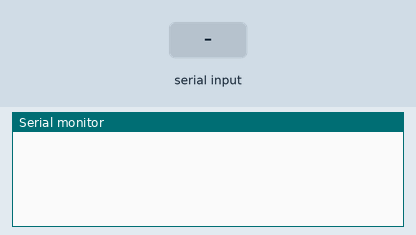
Recording of a sketch running on a simulated Arduino Uno, built with avr-gcc and run on an emulated ATmega328P. Shown: the last lines printed to the serial monitor. The test bench sets the inputs (shaded band).

Above: at 1.8 s.
1.9 s: "90,45\n" received over the second serial link
At 3.0 s:
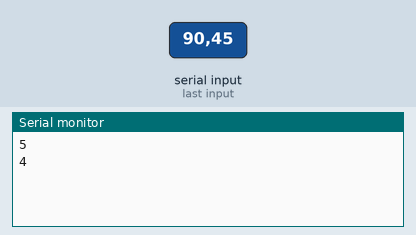
3.5 s: "30,150\n" received over the second serial link
At 4.1 s:
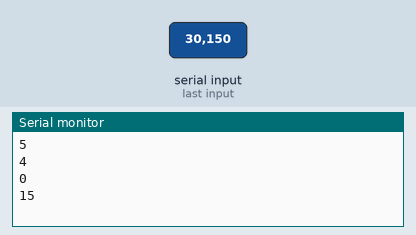
Timing chart, 0 to 6.5 s (numbered marks = the images above; inputs shaded):
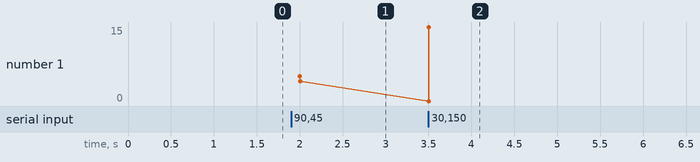

Measured:
- after the input at 1.9 s, the serial monitor: prints a new line after 0.10 s (image 1)
- after the input at 3.5 s, the serial monitor: prints a new line at once (image 2)
- plotted number 1: 4 → 15 after the input at 3.5 s

The sketch:

uno_coonect_nodemcu.ino
```cpp
#include <SoftwareSerial.h>
SoftwareSerial ArduinoUno(3,2);
int val;

void setup(){

  Serial.begin(9600);
  ArduinoUno.begin(4800);


}

void loop(){

  while(ArduinoUno.available()>0){
   val = ArduinoUno.parseInt();
  if(ArduinoUno.read()== '\n'){
   int val1 = val%10;
   int val2 = val/10;
  Serial.println(val1);
  Serial.println(val2);
  }

}

delay(500);
}
```
